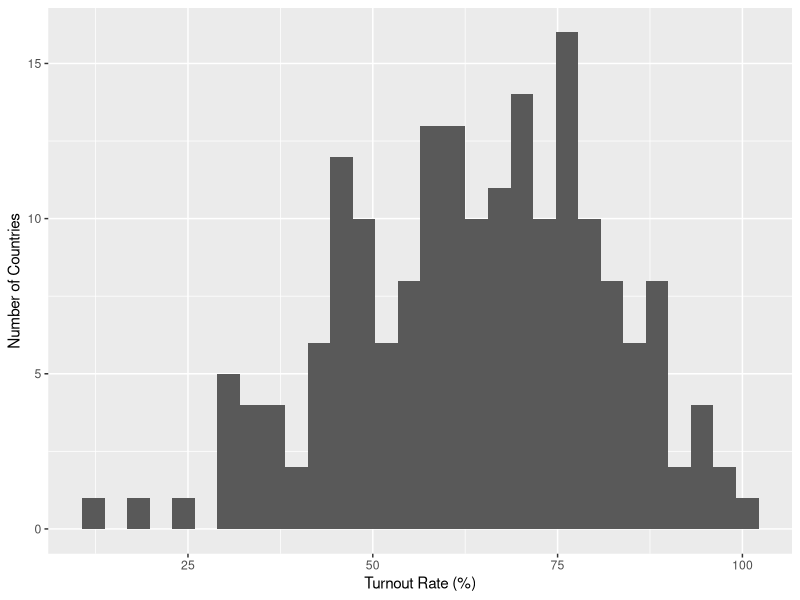

Source code (R):
## ---- chunk 1
library(tidyverse)
library(ggplot2)
compul = read_csv("cvil_22_09_08.csv", show_col_types = FALSE)
turnout = read_csv("voterturnout.csv", show_col_types = FALSE)
vote = compul |>
  inner_join(turnout, by = c("cntry" = "Country"))
vote = vote |>
  select(cntry:id_type_lab, turnout)
## ---- chunk 2
vote
## ---- chunk 3
plot_turnout = ggplot(data = vote, mapping = aes(x = turnout)) + 
  geom_histogram() + labs(
    x = "Turnout Rate (%)",
    y = "Number of Countries"
  )
plot_turnout
